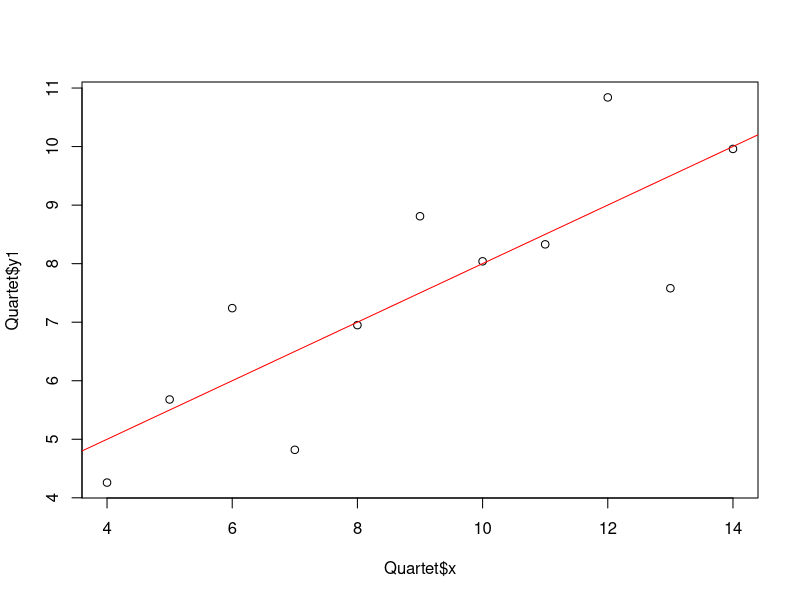
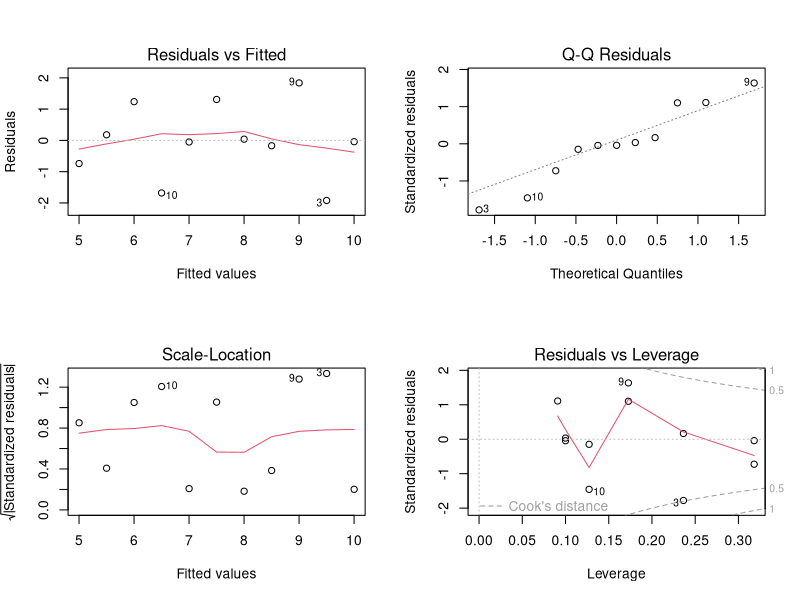
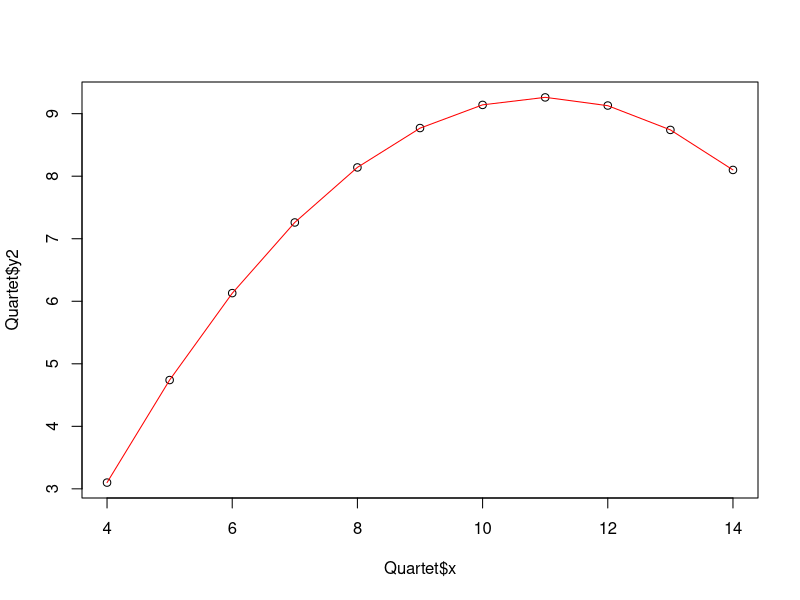
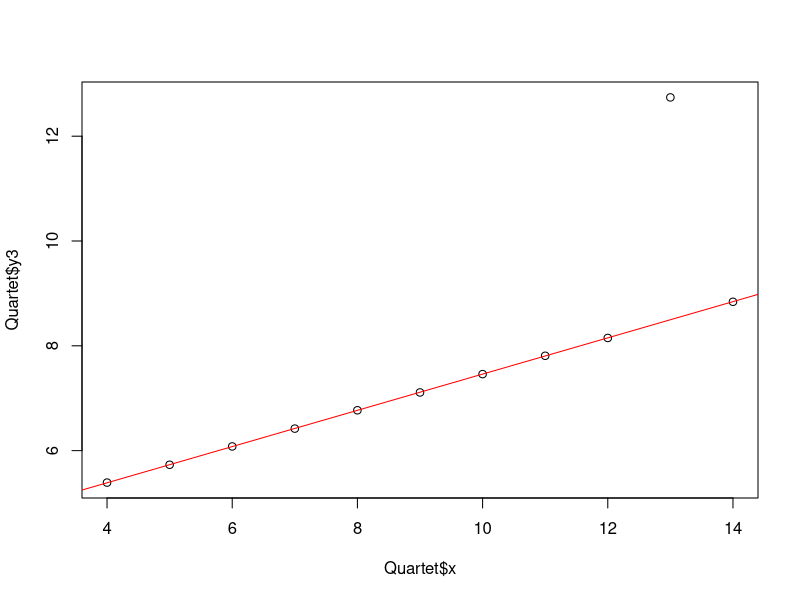
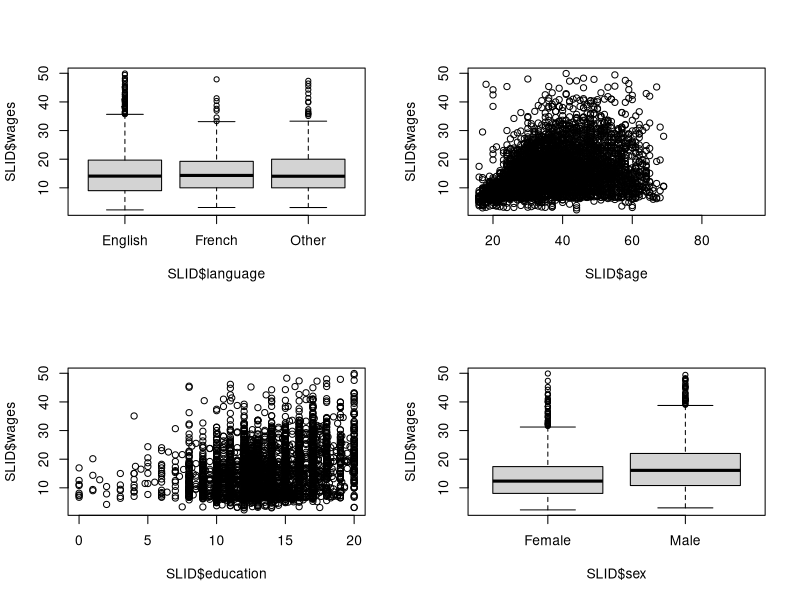
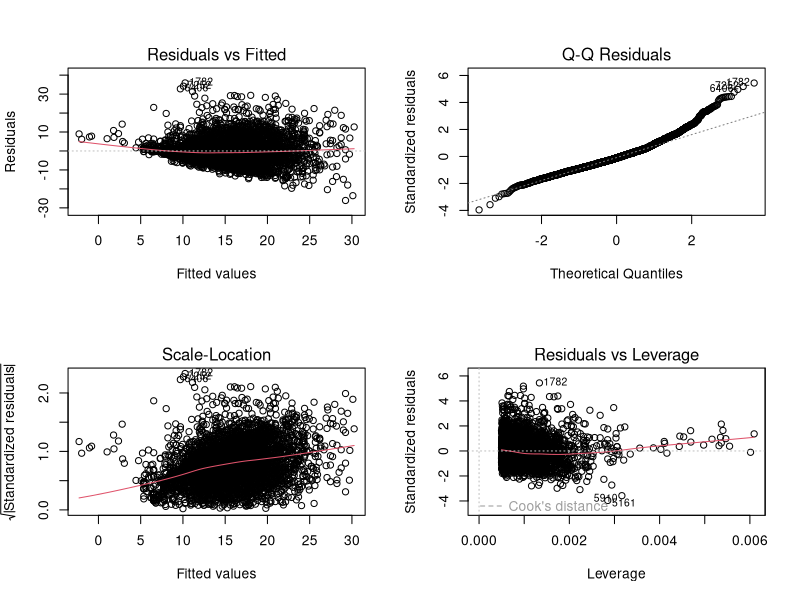
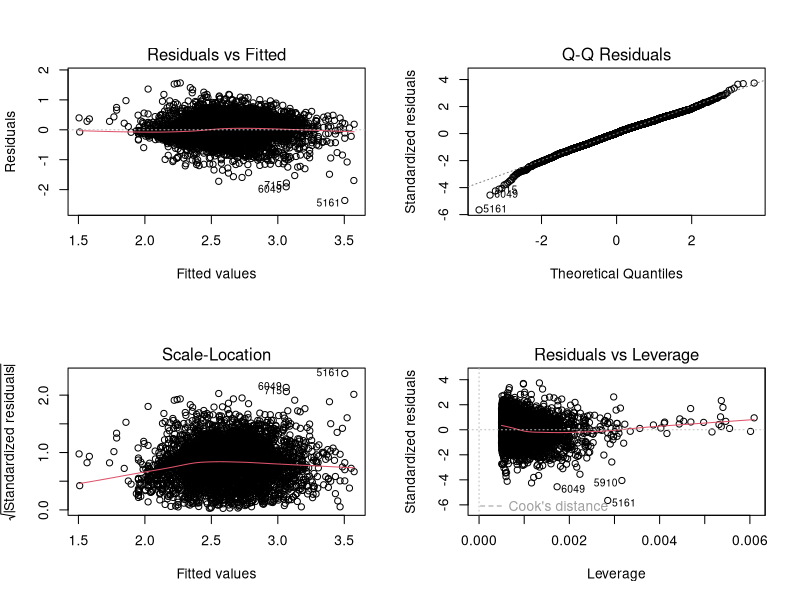

Write the R code that produced these figures, in order.
###Regression Analysis


##linear regression with lm

#install the car package
install.packages("car")
library(car)
#load Quartet dataset
data(Quartet)
str(Quartet)
#draw a scatter plot and append a fitted line
plot(Quartet$x,Quartet$y1)
lmfit=lm(y1~x,Quartet)
abline(lmfit,col="red")
#view the fit model
lmfit
#summary of the fitted model
summary(lmfit)


##predict unknown values

newdata=data.frame(x=c(3,6,15))
#using the confidence interval
predict(lmfit,newdata,interval = "confidence",level=0.95)
#using this prediction interval
predict(lmfit,newdata,interval = "predict")


##generating a diagnostic plot of a fitted model

par(mfrow=c(2,2))
plot(lmfit)


##fitting a polynomial regression model with lm

par(mfrow=c(1,1))
plot(Quartet$x,Quartet$y2)
lmfit=lm(Quartet$y2~poly(Quartet$x,2))
lines(sort(Quartet$x),lmfit$fit[order(Quartet$x)],col="red")


##fiting a robust linear regression model with rlm

plot(Quartet$x,Quartet$y3)
library(MASS)
lmfit=rlm(Quartet$y3~Quartet$x)
abline(lmfit,col="red")


##study a case of linear regression on SLID

data(SLID)
str(SLID)

#visualize the variable wages against ...
par(mfrow=c(2,2))
plot(SLID$wages~SLID$language)
plot(SLID$wages~SLID$age)
plot(SLID$wages~SLID$education)
plot(SLID$wages~SLID$sex)
#fit the model
lmfit=lm(wages~.,data=SLID)
summary(lmfit)
#drop the language attribute
lmfit=lm(wages~age+sex+education,data=SLID)
summary(lmfit)
#draw a diagnostic plot
plot(lmfit)
#take the log of wages and replot
lmfit=lm(log(wages) ~ age + sex + education,data=SLID)
plot(lmfit)
#diagnose the heteroscedasticity of the regression model
install.packages("lmtest")
library(lmtest)
bptest(lmfit)
#correct standard errors
install.packages("rms")
library(rms)
olsfit=ols(log(wages) ~ age+sex+education,data=SLID,x=TRUE,y=TRUE)
robcov(olsfit)
